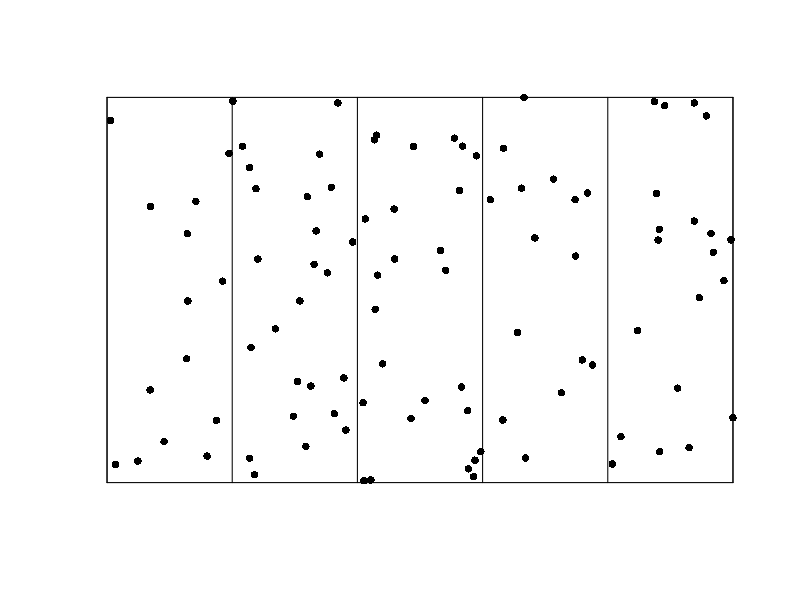

Source code (R):
set.seed(45)

# generate points
x = runif(100)
y = runif(100)

# Draw them
plot(x,y,pch=16,xlim=c(0,1),ylim=c(0,1),
     bty='n',xaxt='n',yaxt='n',ann=F)

# Add survey area box horizontal lines
segments(x0=c(0,0,0,1),
         y0=c(0,0,1,0),
         x1=c(0,1,1,1),
         y1=c(1,0,1,1))

# Add strip lines and vertical box lines
segments(x0=seq(0,1,length=6),
         y0=rep(0,6),
         x1=seq(0,1,length=6),
         y1=rep(1,6))